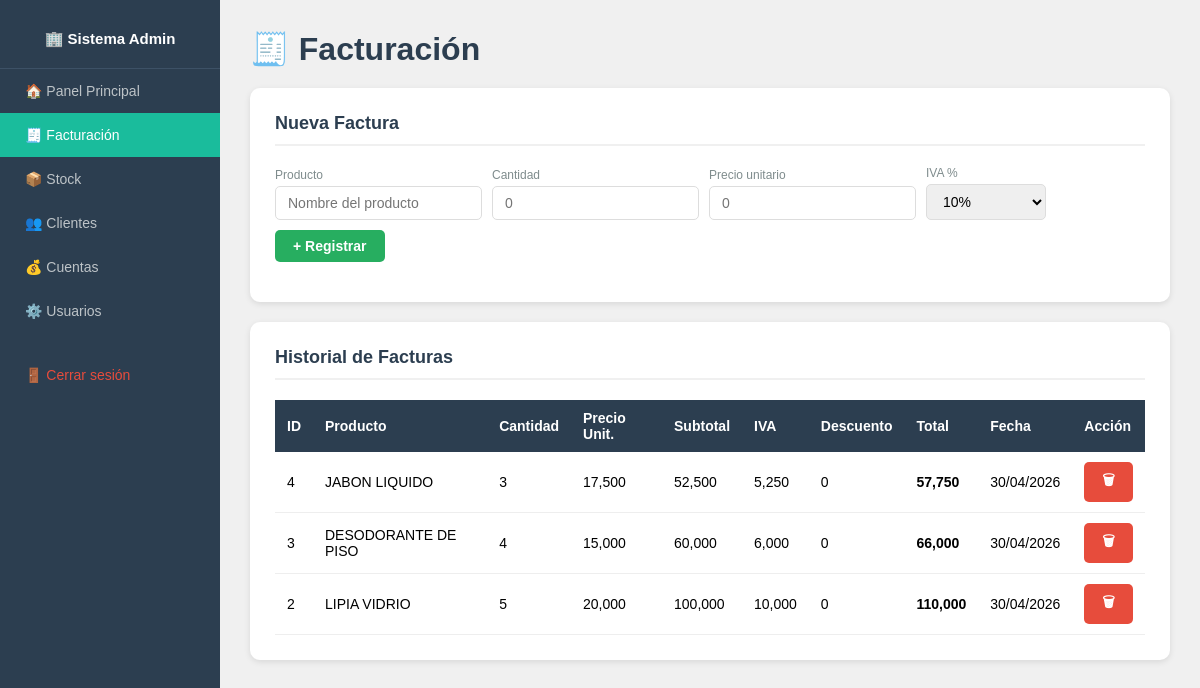
Page /facturacion (signed in) on the committed database.
### tables this page shows
CREATE TABLE facturas (
            id INTEGER PRIMARY KEY AUTOINCREMENT,
            producto TEXT,
            cantidad INTEGER,
            precio_unitario REAL,
            subtotal REAL,
            iva REAL,
            descuento REAL,
            total REAL,
            fecha TEXT
        );

### app.py (the view)
@app.route("/facturacion")
@login_requerido
def facturacion():
    con = get_db()
    cur = con.cursor()
    cur.execute("SELECT * FROM facturas ORDER BY id DESC")
    facturas = cur.fetchall()
    con.close()
    return render_template("facturacion.html", facturas=facturas)

### app.py (called while the page is built)
def get_db():
    con = sqlite3.connect("facturas.db")
    con.row_factory = sqlite3.Row
    return con

def login_requerido(f):
    @wraps(f)
    def decorador(*args, **kwargs):
        if "usuario" not in session:
            return redirect(url_for("login"))
        return f(*args, **kwargs)
    return decorador

### templates/facturacion.html (shortened to what this page needs)
{% extends "base.html" %}
{% block contenido %}
<h1 style="color:#2c3e50; margin-bottom:20px;">🧾 Facturación</h1>
<div class="seccion">
  <h2>Nueva Factura</h2>
  <form method="POST" action="/facturacion/nueva">
    <div class="form-grupo">
      <div>
        <label>Producto</label>
        <input type="text" name="producto" placeholder="Nombre del producto" required>
      </div>
      <div>
        <label>Cantidad</label>
        <input type="number" name="cantidad" placeholder="0" required>
      </div>
      <div>
        <label>Precio unitario</label>
        <input type="number" name="precio" placeholder="0" required>
      </div>
      <div>
        <label>IVA %</label>
        <select name="iva">
          <option value="10" selected>10%</option>
        </select>
      </div>
      <div>
        <button type="submit" class="btn btn-verde">+ Registrar</button>
      </div>
    </div>
  </form>
</div>
<div class="seccion">
  <h2>Historial de Facturas</h2>
  <table>
    <thead>
      <tr>
        <th>ID</th>
        <th>Producto</th>
        <th>Cantidad</th>
        <th>Precio Unit.</th>
        <th>Subtotal</th>
        <th>IVA</th>
        <th>Descuento</th>
        <th>Total</th>
        <th>Fecha</th>
        <th>Acción</th>
      </tr>
    </thead>
    <tbody>
      {% for f in facturas %}
      <tr>
        <td>{{ f[0] }}</td>
        <td>{{ f[1] }}</td>
        <td>{{ f[2] }}</td>
        <td>{{ "{:,.0f}".format(f[3]) }}</td>
        <td>{{ "{:,.0f}".format(f[4]) }}</td>
        <td>{{ "{:,.0f}".format(f[5]) }}</td>
        <td>{{ "{:,.0f}".format(f[6]) }}</td>
        <td><strong>{{ "{:,.0f}".format(f[7]) }}</strong></td>
        <td>{{ f[8] }}</td>
        <td>
          <a href="/facturacion/eliminar/{{ f[0] }}"
             class="btn btn-rojo"
             onclick="return confirm('¿Eliminar esta factura?')">🗑</a>
        </td>
      </tr>
      {% endfor %}
    </tbody>
  </table>
</div>
{% endblock %}

### templates/base.html (style rules this page uses)
* { margin: 0; padding: 0; box-sizing: border-box; }
body { font-family: Arial, sans-serif; background-color: #f0f0f0; display: flex; }
.seccion { background: white; border-radius: 10px; padding: 25px; box-shadow: 0 2px 6px rgba(0,0,0,0.1); margin-bottom: 20px; }
.seccion h2 { color: #2c3e50; margin-bottom: 20px; font-size: 18px; border-bottom: 2px solid #f0f0f0; padding-bottom: 10px; }
.form-grupo { display: flex; gap: 10px; flex-wrap: wrap; margin-bottom: 15px; align-items: flex-end; }
.form-grupo input, .form-grupo select { padding: 8px 12px; border: 1px solid #ddd; border-radius: 5px; font-size: 14px; flex: 1; min-width: 120px; }
.form-grupo label { font-size: 12px; color: #7f8c8d; display: block; margin-bottom: 4px; }
.btn { padding: 8px 18px; border: none; border-radius: 5px; font-size: 14px; font-weight: bold; cursor: pointer; text-decoration: none; display: inline-block; }
.btn-verde { background-color: #27ae60; color: white; }
.btn-rojo { background-color: #e74c3c; color: white; }
table { width: 100%; border-collapse: collapse; font-size: 14px; }
th { background-color: #2c3e50; color: white; padding: 10px 12px; text-align: left; }
td { padding: 10px 12px; border-bottom: 1px solid #eee; }

### rows in the picture
facturas: id "4", producto "JABON LIQUIDO", cantidad "3", precio_unitario "17,500", subtotal "52,500", iva "5,250", descuento "0", total "57,750", fecha "30/04/2026"
facturas: id "3", producto "DESODORANTE DE PISO", cantidad "4", precio_unitario "15,000", subtotal "60,000", iva "6,000", descuento "0", total "66,000", fecha "30/04/2026"
facturas: id "2", producto "LIPIA VIDRIO", cantidad "5", precio_unitario "20,000", subtotal "100,000", iva "10,000", descuento "0", total "110,000", fecha "30/04/2026"
